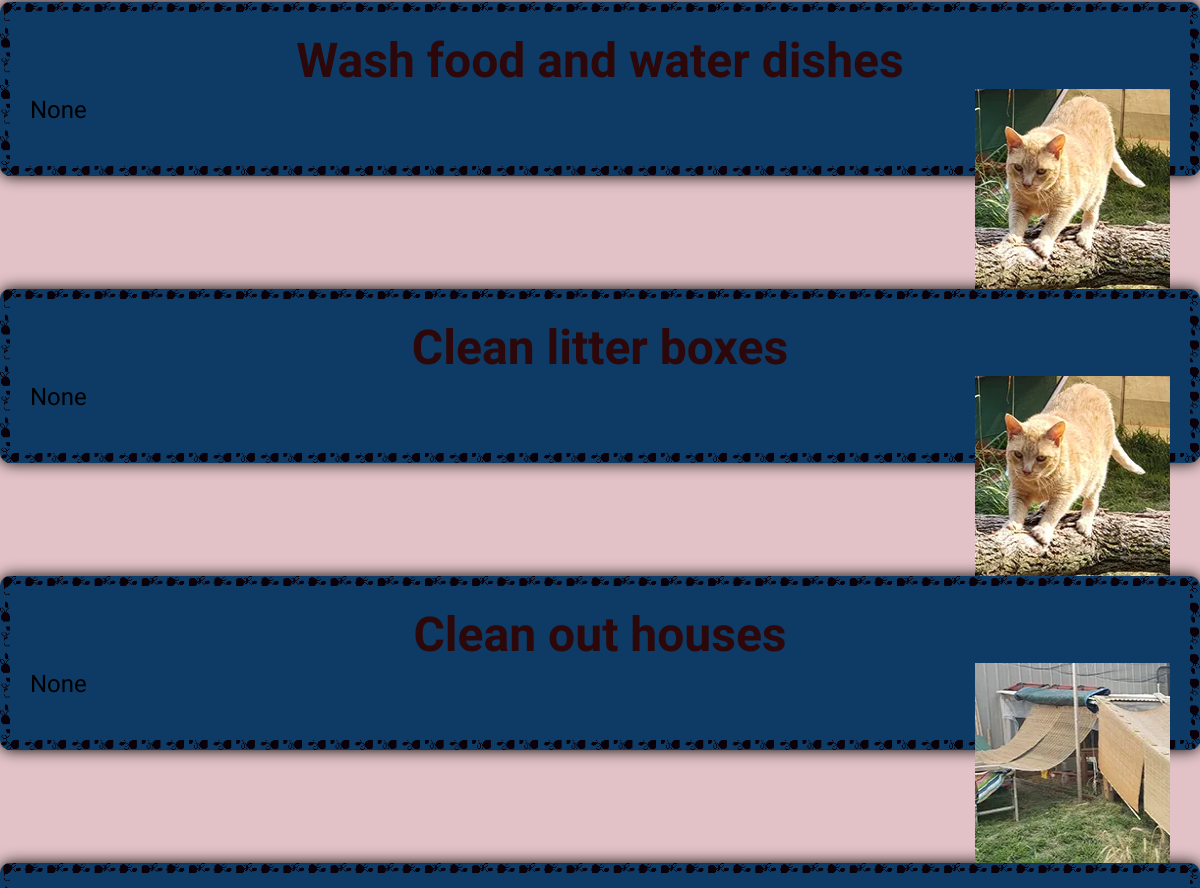
Page /Volunteer (middle part) on the earlier database version.
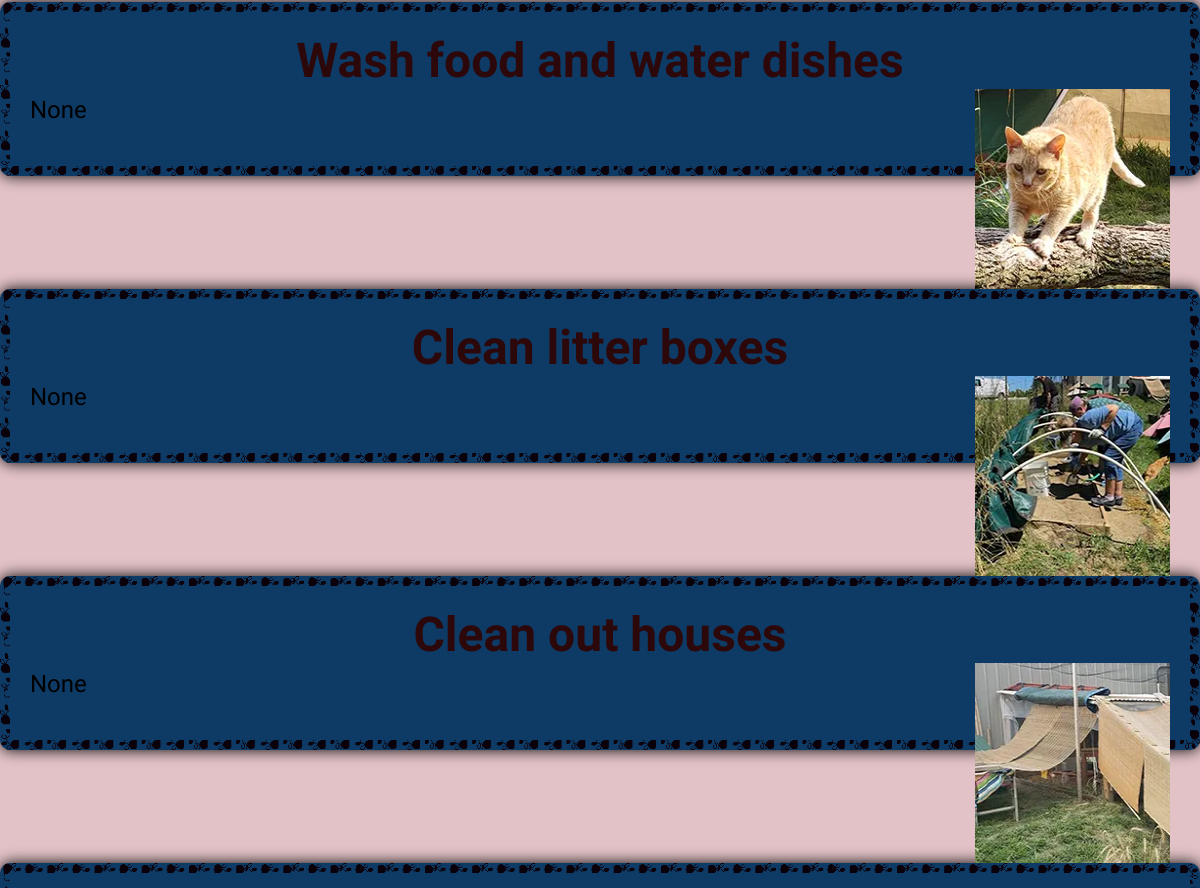
Same page on the later database version.
### tables this page shows
CREATE TABLE "TJobs" (
	"JobID"	INTEGER NOT NULL,
	"txtJobName"	TEXT NOT NULL,
	"txtJobdes"	BLOB,
	"txtJobpic"	TEXT,
	"txtimgalt"	INTEGER,
	"Calander link"	BLOB,
	PRIMARY KEY("JobID" AUTOINCREMENT)
);

### app.py (the view, shortened to what this page needs)
@app.route("/Volunteer", methods=["Get", "POST"])
def Volunteer():
    job = []
    jobs_ID=[]
    jobs = sqlite3.connect("Site.db")
    cur = jobs.cursor()
    cur.execute('SELECT * FROM TJobs')
    result = cur.fetchall()
    for results in result:
        jobs_ID.append(results[0])
        job.append(results)
    jobs.close
    return render_template("volunteer.html", job=job)

### templates/volunteer.html (shortened to what this page needs)
{% extends "layout.html" %}
{% block main %}
<div class="volunteer-wrapper">
        {% for jobs in job %}
        <div class="jobs">
            <h2>{{jobs[1]}}</h2>
            <p><img onclick="ShowCalendar{{jobs[0]}}()" class="job-image" src={{jobs[3]}} alt="{{jobs[4]}}" width="200" height="200" target="{{jobs[0]}}">{{jobs[2]}}</p>
        </div>
        {% endfor %}
</div>
{% endblock %}

### templates/layout.html (shortened to what this page needs)
<!DOCTYPE html>
<html>
    <head>
        <link rel="stylesheet" href="{{ url_for('static', filename='style/style.css') }}">
        <link rel="stylesheet" href="https://cdn.jsdelivr.net/npm/fullcalendar@5.11.0/main.css">
    </head>
    <body>
        <div class="wrapper">
        {% block main %}
        {% endblock %}
        </div>
    </body>
</html>

### static/style/style.css (style rules this page uses)
* { margin: 0px; padding: 0px; -webkit-box-sizing: border-box; box-sizing: border-box; font-family: "PT Sans Narrow", sans-serif; font-size: 16px; }
body { min-height: 100vh; width: 100%; background-color: #E2C2C6; }
h1, h2, h3 { font-family: "Yanone Kaffeesatz", sans-serif; color: #2D080A; }
.wrapper { display: -webkit-box; display: -ms-flexbox; display: flex; -webkit-box-orient: vertical; -webkit-box-direction: normal; -ms-flex-direction: column; flex-direction: column; height: 100vh; margin: 0; }
.job-image { float: right; }
.volunteer-wrapper { max-width: 1400px; margin: 0 auto; clear: right; }
.volunteer-wrapper p { font-size: 1.5rem; line-height: 1.75; margin-bottom: 15px; }
.volunteer-wrapper h2 { text-align: center; font-size: 3rem; }
.jobs { clear: right; margin-bottom: 20px; border: 10px solid transparent; -o-border-image: url("../images/tiles/boarder-test.png") round 65; border-image: url("../images/tiles/boarder-test.png") round 65; border-radius: 10px; width: 100%; padding: 20px; background-color: #0d3b66; -webkit-box-shadow: 0 0 15px black; box-shadow: 0 0 15px black; }
.jobs img { padding-left: 5px; cursor: pointer; }

Differences in the rows shown:
changed TJobs "Clean litter boxes": txtJobpic: a different picture
